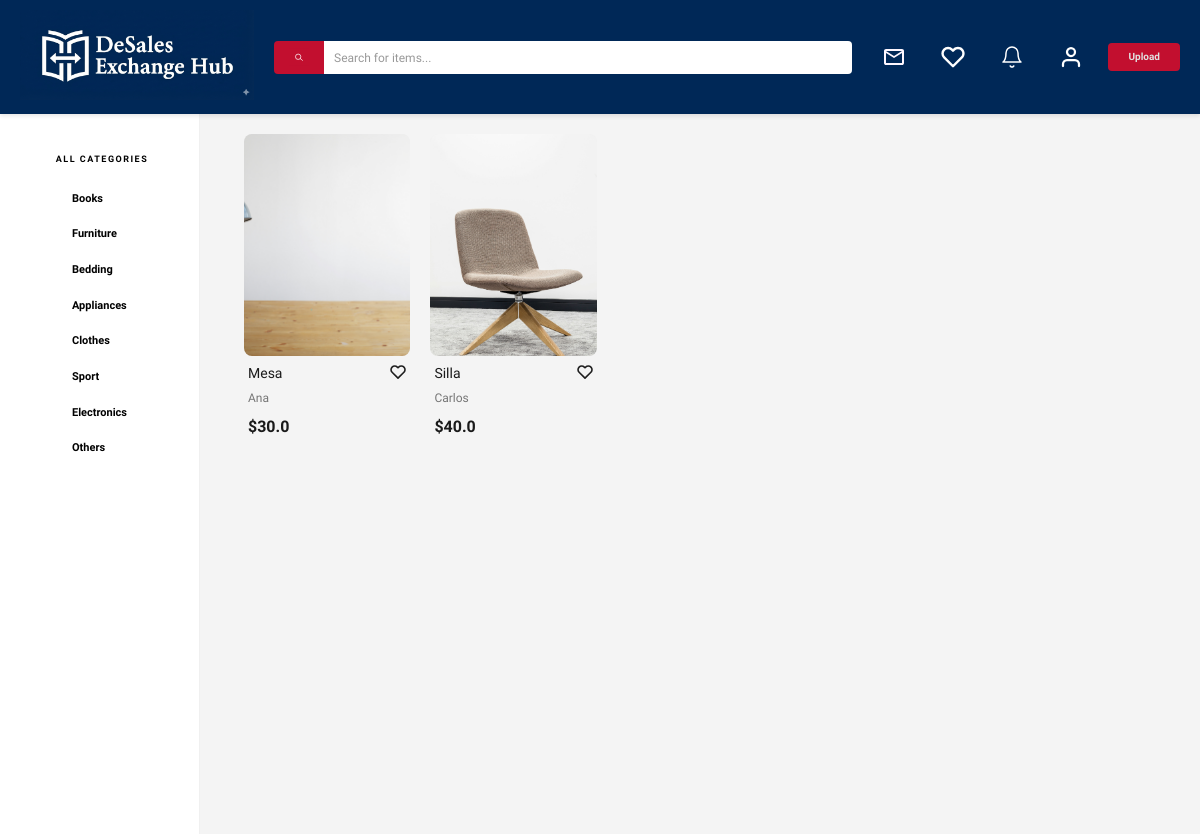
Page /dashboard (signed in) on the committed database.
### models.py (models this page shows, shortened)
class Item(db.Model):
    id = db.Column(db.Integer, primary_key = True, autoincrement = True)
    name = db.Column(db.String(50), nullable = False)
    description = db.Column(db.String(400), nullable = False)
    price = db.Column(db.Float, nullable = False)
    category = db.Column(db.String(20), nullable = False)
    created_at = db.Column(db.DateTime, nullable = False, default = db.func.current_timestamp())
    user_id = db.Column(db.Integer, db.ForeignKey('user.id'), nullable = False)
    estado = db.Column(db.String(20), nullable = False, default = "active")
    images = db.relationship('ItemImage', backref='item', lazy=True)
    favorited_by = db.relationship('User', secondary='favorite', back_populates='favorite_items', lazy=True)
    @property
    def image_url(self):
        if self.images:
            return self.images[0].image_url
        return "img/default.jpg" # Fallback image

class ItemImage(db.Model):
    id = db.Column(db.Integer, primary_key=True)
    image_url = db.Column(db.String(200), nullable=False)
    item_id = db.Column(db.Integer, db.ForeignKey('item.id'), nullable=False)

class User(db.Model):
    id = db.Column(db.Integer, primary_key = True)
    username = db.Column(db.String(20), unique = False, nullable = False)
    email = db.Column(db.String(120), unique = True, nullable = False)
    password = db.Column(db.String(255), nullable = False)
    is_active = db.Column(db.Boolean, default=False, nullable=False)
    items = db.relationship('Item', backref = 'owner', lazy = True)
    favorite_items = db.relationship('Item', secondary='favorite', back_populates='favorited_by', lazy=True)
    country = db.Column(db.String(20), nullable = True, default = "")
    city = db.Column(db.String(20), nullable = True, default = "")
    description = db.Column(db.String(400), nullable = True, default = "")
    photo_url = db.Column(db.String(200), nullable = True, default = "")

### app.py (the view)
@app.route("/dashboard")
def dashboard():
    user = get_current_user_from_session()
    if not user:
        return redirect(url_for("login"))
    search_query = (request.args.get("q") or "").strip()
    category = (request.args.get("category") or "").strip().lower()
    base_query = Item.query.filter(
        db.func.lower(Item.estado) == "active",
        Item.user_id != user.id
    )
    if search_query:
        items = search_items_for_dashboard(base_query, search_query)
    elif category and category != "all":
        items = base_query.filter(db.func.lower(Item.category) == category).order_by(db.func.random()).all()
    else:
        items = base_query.order_by(db.func.random()).all()
    users = User.query.all()
    favorite_item_ids = {favorite_item.id for favorite_item in user.favorite_items}
    return render_template('index.html', items=items, users=users, favorite_item_ids=favorite_item_ids)

### app.py (called while the page is built, shortened)
def get_current_user_from_session():
    user_id = session.get("user_id")
    if user_id is not None:
        user = db.session.get(User, user_id)
        if user:
            session["user_id"] = user.id
            session["username"] = user.username
            return user

@app.context_processor
def inject_search_query():
    return {
        "current_search_query": request.args.get("q", "").strip()
    }

### templates/index.html (shortened to what this page needs)
{% extends 'base.html' %}
{% block content %}
    {% if items %}
    <div class="contenedor">
        {% for item in items %}
            {% if item.estado|lower == "active" %}
                {% if item.owner.id != session['user_id'] %}
                    <div class="contenedor-item">
                        <a href="{{ url_for('item', item_id=item.id) }}" class="item-imagen-container skeleton-loading">
                            <img class="item-imagen" src="{{ url_for('static', filename=item.image_url) }}" alt="{{ item.name }}" loading="lazy" onload="this.parentElement.classList.remove('skeleton-loading')">
                        </a>
                        <div class="item-info">
                            <div class="item-header">
                                <h2 class="item-nombre">{{ item.name }}</h2>
                                <div class="item-actions">
                                    <button class="action-btn favorite-btn {% if item.id in favorite_item_ids %}active{% endif %}" data-item-id="{{ item.id }}" data-is-favorite="{% if item.id in favorite_item_ids %}true{% else %}false{% endif %}" aria-label="Add to favorites">
                                        <img class="corazon" src="{{ url_for('static', filename='img/assets/RedHeart.svg' if item.id in favorite_item_ids else 'img/assets/Heart.svg') }}" alt="Favorito">
                                    </button>
                                </div>
                            </div>
                            <div class="item-details">
                                <p class="item-owner">{{ item.owner.username }}</p>
                            </div>
                            <p class="item-precio">${{ item.price }}</p>
                        </div>
                    </div>
                {% endif %}
            {% endif %}
        {% endfor %}
    </div>
    {% endif %}
{% endblock %}

### templates/base.html (shortened to what this page needs)
<!DOCTYPE html>
<html lang="en">
<head>
    <link rel="stylesheet" href="{{ url_for('static', filename='css/app.css') }}">
</head>
<body>
    <nav class="nav">
        <div class="nav-content">
            <a href="/dashboard" class="nav-logo">
                <img src="{{ url_for('static', filename='img/assets/DEH logo letras blanco.png') }}" alt="Desales Exchange Hub Logo">
            </a>
            <form action="{{ url_for('dashboard') }}" method="GET" class="search-form" role="search">
                <button type="submit" class="search-btn">
                    <img src="{{ url_for('static', filename='img/assets/search-white-on-red.svg') }}" alt="Search">
                </button>
                <input type="search" name="q" value="{{ current_search_query }}" placeholder="Search for items..." aria-label="Search for items">
            </form>
            <div class="nav-buttons">
                <a href="{{ url_for('messages') }}" class="nav-icon">
                    <img src="{{ url_for('static', filename='img/assets/mail.svg') }}" alt="Mensajes">
                </a>
                <a href="{{ url_for('favItems') }}" class="nav-icon">
                    <img src="{{ url_for('static', filename='img/assets/WhiteHeart.svg') }}" alt="Favoritos">
                </a>
                <a href="#" class="nav-icon">
                    <img src="{{ url_for('static', filename='img/assets/Bell.svg') }}" alt="Notificaciones">
                </a>
                <a href="{{ url_for('profile') }}" class="nav-icon">
                    <img src="{{ url_for('static', filename='img/assets/User.svg') }}" alt="Perfil">
                </a>
                <a href="{{ url_for('upload') }}" class="upload-button">Upload</a>
            </div>
        </div>
    </nav>
    <div class="layout-container">
        <aside class="sidebar">
            <div class="sidebar-header">
                <a class="sidebar-header-allCategories" href="{{ url_for('dashboard') }}">All Categories</a>
            </div>
            <div class="scroll-container">
                <ul class="lista-enlaces" id="categoryList">
                    <li><a class="filter-button" href="{{ url_for('dashboard', category='Books') }}">Books</a></li>
                    <li><a class="filter-button" href="{{ url_for('dashboard', category='Furniture') }}">Furniture</a></li>
                    <li><a class="filter-button" href="{{ url_for('dashboard', category='Bedding') }}">Bedding</a></li>
                    <li><a class="filter-button" href="{{ url_for('dashboard', category='Appliances') }}">Appliances</a></li>
                    <li><a class="filter-button" href="{{ url_for('dashboard', category='Clothes') }}">Clothes</a></li>
                    <li><a class="filter-button" href="{{ url_for('dashboard', category='Sport') }}">Sport</a></li>
                    <li><a class="filter-button" href="{{ url_for('dashboard', category='Electronics') }}">Electronics</a></li>
                    <li><a class="filter-button" href="{{ url_for('dashboard', category='Others') }}">Others</a></li>
                </ul>
            </div>
        </aside>
        <main class="main-content">
            {% block content %}
            {% endblock %}
        </main>
    </div>
</body>
</html>

### rows in the picture
Item: image_url (picture), name "Mesa", owner.username "Ana", price "30.0"
Item: image_url (picture), name "Silla", owner.username "Carlos", price "40.0"
